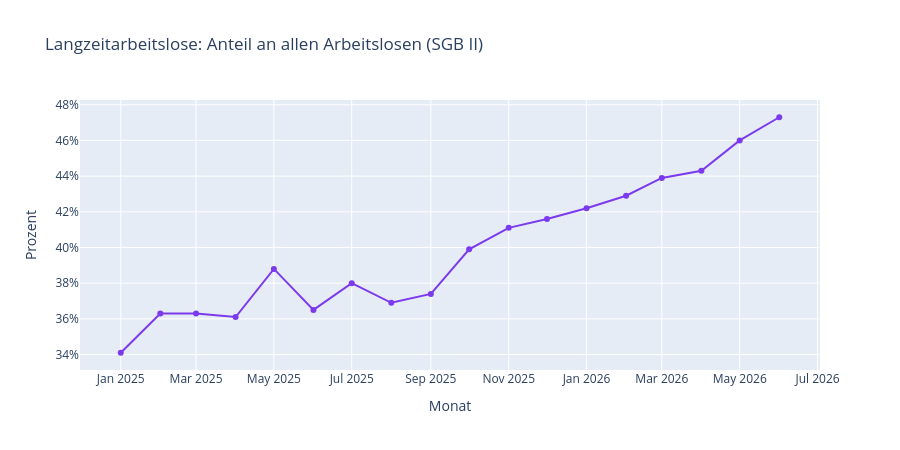

Notebook code for this chart:
### Markdown cell above
## 3. Langzeitarbeitslosigkeit

Anteil der Langzeitarbeitslosen (≥ 1 Jahr arbeitslos) am gesamten Bestand der Arbeitslosen im
SGB II — die absolute Entwicklung ist bereits in der Übersicht oben enthalten.

### Code cell
lza_anteil = (lza / bestand * 100).round(1)

fig = go.Figure()
fig.add_trace(go.Scatter(
    x=lza_anteil.index, y=lza_anteil.values, name="Anteil Langzeitarbeitslose",
    mode="lines+markers", line=dict(color="#7c3aed"), marker=dict(symbol="circle", size=6),
    hovertemplate="%{y}<extra></extra>",
))
fig.update_layout(
    title="Langzeitarbeitslose: Anteil an allen Arbeitslosen (SGB II)",
    yaxis_title="Prozent",
    yaxis_ticksuffix="%",
    xaxis_title="Monat",
    hovermode="x unified",
    showlegend=False,
    height=450,
)
fig.show()

print(f"Langzeitarbeitslose: {lza.iloc[0]:.0f} ({lza.index[0]:%b %Y}) -> {lza.iloc[-1]:.0f} ({lza.index[-1]:%b %Y})")
print(f"Anteil am Bestand: {lza_anteil.iloc[0]:.1f}% -> {lza_anteil.iloc[-1]:.1f}%")

### Figure 1 — Plotly figure (JSON) as saved in the notebook; plotly's stock layout.template omitted (floating-point values rounded to 4 significant figures)
{"data": [{"hovertemplate": "%{y}<extra></extra>", "line": {"color": "#7c3aed"}, "marker": {"size": 6, "symbol": "circle"}, "mode": "lines+markers", "name": "Anteil Langzeitarbeitslose", "type": "scatter", "x": ["2025-01-01T00:00:00", "2025-02-01T00:00:00", "2025-03-01T00:00:00", "2025-04-01T00:00:00", "2025-05-01T00:00:00", "2025-06-01T00:00:00", "2025-07-01T00:00:00", "2025-08-01T00:00:00", "2025-09-01T00:00:00", "2025-10-01T00:00:00", "2025-11-01T00:00:00", "2025-12-01T00:00:00", "2026-01-01T00:00:00", "2026-02-01T00:00:00", "2026-03-01T00:00:00", "2026-04-01T00:00:00", "2026-05-01T00:00:00", "2026-06-01T00:00:00"], "y": [34.1, 36.3, 36.3, 36.1, 38.8, 36.5, 38.0, 36.9, 37.4, 39.9, 41.1, 41.6, 42.2, 42.9, 43.9, 44.3, 46.0, 47.3]}], "layout": {"height": 450, "hovermode": "x unified", "showlegend": false, "title": {"text": "Langzeitarbeitslose: Anteil an allen Arbeitslosen (SGB II)"}, "xaxis": {"title": {"text": "Monat"}}, "yaxis": {"ticksuffix": "%", "title": {"text": "Prozent"}}}}
